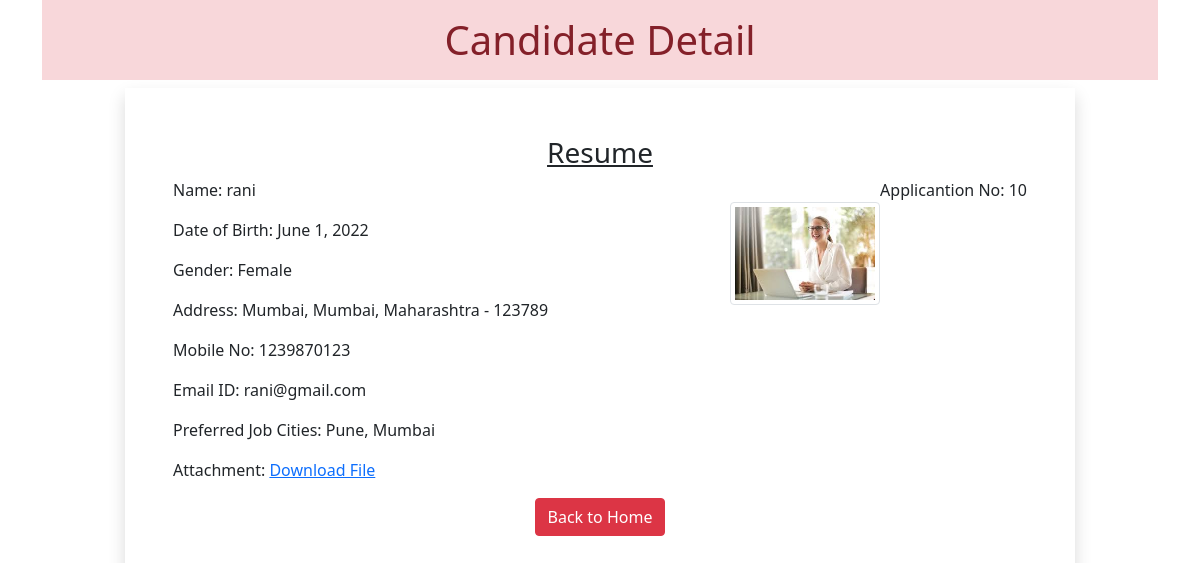
The page /10 on the database its author committed.
### resumeApp/models.py (models this page shows)
class Resume(models.Model):
 name = models.CharField(max_length=100)
 dob = models.DateField(auto_now=False, auto_now_add=False)
 gender = models.CharField(max_length=100)
 locality = models.CharField(max_length=100)
 city = models.CharField(max_length=100)
 pin = models.PositiveIntegerField()
 state = models.CharField(choices=STATE_CHOICE, max_length=50)
 mobile = models.PositiveIntegerField()
 email = models.EmailField()
 job_city = models.CharField(max_length=50)
 profile_image = models.ImageField(upload_to='profileimg', blank=True)
 my_file = models.FileField(upload_to='doc', blank=True)

### resumeApp/views.py (the view)
# urls.py: path('<int:pk>', views.CandidateView.as_view(), name='candidate')
class CandidateView(View):
 def get(self, request, pk):
  candidate = Resume.objects.get(pk=pk)
  return render(request, 'resumeApp/candidate.html', {'candidate':candidate})

### resumeApp/templatetags/myfilter.py (called while the page is built)
@register.filter(name='remove_special')
def remove_chars(value, arg):
 for character in arg:
  value = value.replace(character, "")
 return value

### resumeApp/templates/resumeApp/candidate.html (shortened to what this page needs)
<!DOCTYPE html>
{% load myfilter %}
<html lang="en">
<head>
  <link href="https://cdn.jsdelivr.net/npm/bootstrap@5.0.0-beta2/dist/css/bootstrap.min.css" rel="stylesheet">
</head>
<body>
  <div class="container">
   <h1 class="alert-danger text-center p-3">Candidate Detail</h1>
   <div class="row">
    <div class="col-sm-10 shadow p-5 offset-sm-1">
     <h3 class="text-center"><u>Resume</u></h3>
     <p class="float-end">Applicantion No: {{candidate.id}}</p>
     <img src="{{candidate.profile_image.url}}" alt="" class="img-fluid img-thumbnail float-end mt-4" width="150" height="150">
     <p>Name: {{candidate.name}}</p>
     <p>Date of Birth: {{candidate.dob}}</p>
     <p>Gender: {{candidate.gender}}</p>
     <p>Address: {{candidate.locality}}, {{candidate.city}}, {{candidate.state}} - {{candidate.pin}}</p>
     <p>Mobile No: {{candidate.mobile}}</p>
     <p>Email ID: {{candidate.email}}</p>
     <p>Preferred Job Cities: {{candidate.job_city|remove_special:"[]'"}}</p>
     <p>Attachment: <a href="{{candidate.my_file.url}}">Download File</a></p>
    <div class="text-center">
     <a href="/" class="btn btn-danger">Back to Home</a>
    </div>
    </div>
   </div>
  </div>
</body>
</html>

### rows shown on the page
Resume: id "10", profile_image (picture), name "rani", dob "June 1, 2022", gender "Female", locality "Mumbai", city "Mumbai", state "Maharashtra", pin "123789", mobile "1239870123", email "rani@gmail.com", job_city|remove_special "Pune, Mumbai"
